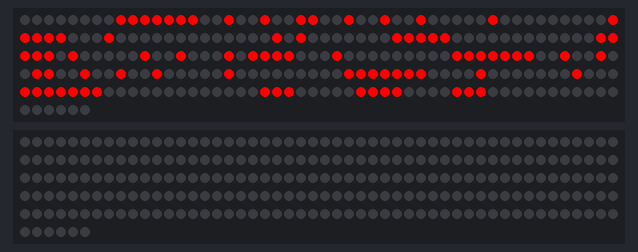
The sketch below on a simulated Arduino Uno, built with avr-gcc and run on an emulated ATmega328P. Parts: 2 × 256 RGB LEDs in strip order, left to right, continuing on the next row.

Above: at 1.1 s.
At 2.1 s:
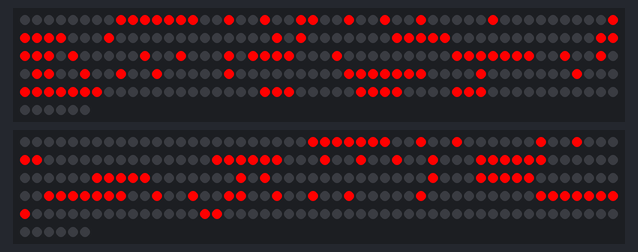

Measured:
- what the display in image 0 shows lasts 1.0 s, from 1.0 s to 2.0 s

The sketch:

Arduino_WS2812b_Truck_Names_Dinamic.ino
```cpp
// WS2812B vars
#include "FastLED.h"

#include <EEPROMex.h>

#define LED_TYPE WS2811 // led type
#define NUM_LEDS 256     // 290. Count of leds

#define LED_1_PIN 2       // Pin to control first ws812b leds
#define LED_2_PIN 4       // Pin to control second ws812b leds

CRGB leds[NUM_LEDS];
CLEDController* controllers[2];

byte this_name = 1;

byte name_1[] = {
                 0,0,0,0,0,0,0,0, // top
                 1,1,1,1,1,1,1,0, // bottom
                 0,1,0,0,1,0,0,1, // top
                 1,0,0,1,0,0,1,0, // bottom
                 0,1,0,0,0,0,0,1, // top
                 0,0,0,0,0,0,0,0, // bottom
                 0,1,1,1,1,1,0,0, // top
                 0,1,0,0,0,0,0,0, // bottom
                 0,0,0,0,0,0,0,1, // top
                 0,1,0,0,0,0,0,0, // bottom
                 0,1,1,1,1,1,0,0, // top
                 0,0,0,0,0,0,0,0, // bottom
                 0,0,1,1,1,1,1,0, // top
                 1,0,0,0,0,0,1,0, // bottom
                 0,1,0,0,0,1,0,1, // top
                 1,1,1,0,0,0,1,0, // bottom
                 0,0,0,0,0,0,0,0, // top
                 1,1,1,1,1,1,1,0, // bottom
                 0,1,0,0,1,0,0,1, // top
                 1,0,0,1,0,0,1,0, // bottom
                 0,1,0,0,0,0,0,1, // top
                 0,0,0,0,0,0,0,0, // bottom
                 0,1,1,1,1,1,1,1, // top
                 0,0,0,0,1,0,0,0, // bottom
                 0,0,0,0,1,0,0,0, // top
                 1,1,1,1,1,1,1,0, // bottom
                 0,0,0,0,0,0,0,0, // top
                 0,0,0,0,1,1,1,0, // bottom
                 0,0,0,0,1,1,1,1, // top
                 0,0,0,0,1,1,1,0, // bottom
                 };

byte name_2[] = {
                 0,0,0,0,0,0,0,0, // top
                 0,0,0,0,0,0,0,0, // bottom
                 0,0,0,0,0,0,0,0, // top
                 1,1,1,1,1,1,1,0, // bottom
                 0,1,0,0,1,0,0,0, // top
                 0,0,0,1,0,0,1,0, // bottom
                 0,0,1,1,0,0,0,0, // top
                 0,0,0,0,0,0,0,0, // bottom

                 0,0,1,1,1,1,1,1, // top
                 0,0,0,1,0,0,1,0, // bottom
                 0,1,0,0,1,0,0,0, // top
                 1,1,1,1,1,1,0,0, // bottom

                 0,0,0,0,0,0,0,0, // top
                 0,0,1,1,1,1,1,0,  // bottom
                 0,0,0,0,0,0,1,0, // top
                 1,0,0,0,0,0,0,0, // bottom
                 0,0,0,0,0,0,1,0, // top
                 0,0,1,1,1,1,1,0, // bottom
                 0,0,0,0,0,0,0,0, // top

                 1,1,1,1,1,1,1,0, // bottom
                 0,1,0,0,1,0,0,1, // top
                 1,0,0,1,0,0,1,0, // bottom
                 0,1,0,0,0,0,0,1, // top
                 0,0,0,0,0,0,0,0, // bottom

                0,1,1,1,1,1,1,1, // top
                1,0,0,0,0,0,0,0, // bottom
                0,0,0,0,0,0,0,1, // top
                1,0,0,0,0,0,0,0, // bottom
                 };

int cur_brightness = 30;
int start_from = 0;

void updateEEPROM() {
  if (this_name == 1) {
    EEPROM.updateByte(1, 2);
  } else {
    EEPROM.updateByte(1, 1);
  }
}

void readEEPROM() {
  this_name = EEPROM.readByte(1);
}

void set_name(CLEDController* const strip, byte controller_num) {
  // clean leads
  fill_solid(strip->leds(), strip->size(), CRGB::Black);

  if (controller_num == 1) {
    if (this_name == 1) {
      for (int i = 0; i < sizeof(name_1); i++ ) {
        if (name_1[i] == 1) {
          strip->leds()[i].setRGB( 255, 0, 0);
        } else {
          strip->leds()[i].setRGB( 0, 0, 0);
        }
      }
    } else {
      for (int i = 0; i < sizeof(name_2); i++ ) {
        if (name_2[i] == 1) {
          strip->leds()[i].setRGB( 255, 0, 0);
        } else {
          strip->leds()[i].setRGB( 0, 0, 0);
        }
      }
    }
  } else {
    if (this_name == 1) {
      for (int i = 0; i < sizeof(name_2); i++ ) {
        if (name_2[i] == 1) {
          strip->leds()[i].setRGB( 255, 0, 0);
        } else {
          strip->leds()[i].setRGB( 0, 0, 0);
        }
      }
    } else {
      for (int i = 0; i < sizeof(name_1); i++ ) {
        if (name_1[i] == 1) {
          strip->leds()[i].setRGB( 255, 0, 0);
        } else {
          strip->leds()[i].setRGB( 0, 0, 0);
        }
      }
    }
  }

  delay(1000);

  strip->showLeds();
}

void set_names(){
  for(int i = 0; i < 2; i++) {
    set_name(controllers[i], i);
  }

  updateEEPROM();
}

void setup() {
  Serial.begin(9600);

  // setup led
  FastLED.setBrightness(cur_brightness);  // set leds brightness

  controllers[0] = &FastLED.addLeds<LED_TYPE, LED_1_PIN, GRB>(leds, NUM_LEDS);
  controllers[1] = &FastLED.addLeds<LED_TYPE, LED_2_PIN, GRB>(leds, NUM_LEDS);

  readEEPROM();

  set_names();
}

void loop() {
  // No Loop
}
```
